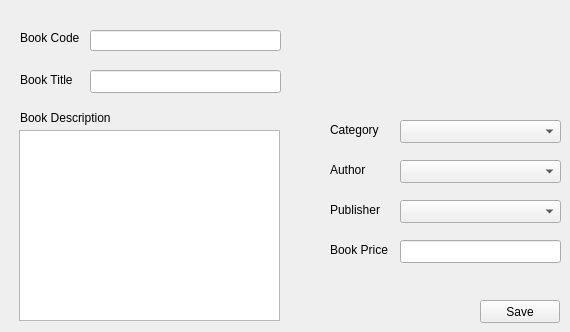
      <widget class="QWidget" name="tab_5">
       <attribute name="title">
        <string>Add New Book</string>
       </attribute>
       <widget class="QLineEdit" name="lineEdit_2">
        <property name="geometry">
         <rect>
          <x>90</x>
          <y>30</y>
          <width>191</width>
          <height>21</height>
         </rect>
        </property>
       </widget>
       <widget class="QLineEdit" name="lineEdit_3">
        <property name="geometry">
         <rect>
          <x>90</x>
          <y>70</y>
          <width>191</width>
          <height>23</height>
         </rect>
        </property>
       </widget>
       <widget class="QTextEdit" name="textEdit">
        <property name="geometry">
         <rect>
          <x>19</x>
          <y>130</y>
          <width>261</width>
          <height>191</height>
         </rect>
        </property>
       </widget>
       <widget class="QLabel" name="label_3">
        <property name="geometry">
         <rect>
          <x>20</x>
          <y>30</y>
          <width>71</width>
          <height>16</height>
         </rect>
        </property>
        <property name="text">
         <string>Book Code </string>
        </property>
       </widget>
       <widget class="QLabel" name="label_4">
        <property name="geometry">
         <rect>
          <x>20</x>
          <y>70</y>
          <width>71</width>
          <height>20</height>
         </rect>
        </property>
        <property name="text">
         <string>Book Title </string>
        </property>
       </widget>
       <widget class="QComboBox" name="comboBox_3">
        <property name="geometry">
         <rect>
          <x>400</x>
          <y>120</y>
          <width>161</width>
          <height>23</height>
         </rect>
        </property>
       </widget>
       <widget class="QComboBox" name="comboBox_4">
        <property name="geometry">
         <rect>
          <x>400</x>
          <y>160</y>
          <width>161</width>
          <height>23</height>
         </rect>
        </property>
       </widget>
       <widget class="QComboBox" name="comboBox_5">
        <property name="geometry">
         <rect>
          <x>400</x>
          <y>200</y>
          <width>161</width>
          <height>23</height>
         </rect>
        </property>
       </widget>
       <widget class="QLineEdit" name="lineEdit_4">
        <property name="geometry">
         <rect>
          <x>400</x>
          <y>240</y>
          <width>161</width>
          <height>23</height>
         </rect>
        </property>
       </widget>
       <widget class="QLabel" name="label_5">
        <property name="geometry">
         <rect>
          <x>330</x>
          <y>120</y>
          <width>71</width>
          <height>20</height>
         </rect>
        </property>
        <property name="text">
         <string>Category </string>
        </property>
       </widget>
       <widget class="QLabel" name="label_6">
        <property name="geometry">
         <rect>
          <x>330</x>
          <y>160</y>
          <width>71</width>
          <height>20</height>
         </rect>
        </property>
        <property name="text">
         <string>Author </string>
        </property>
       </widget>
       <widget class="QLabel" name="label_7">
        <property name="geometry">
         <rect>
          <x>330</x>
          <y>200</y>
          <width>71</width>
          <height>20</height>
         </rect>
        </property>
        <property name="text">
         <string>Publisher</string>
        </property>
       </widget>
       <widget class="QLabel" name="label_8">
        <property name="geometry">
         <rect>
          <x>330</x>
          <y>240</y>
          <width>71</width>
          <height>20</height>
         </rect>
        </property>
        <property name="text">
         <string>Book Price</string>
        </property>
       </widget>
       <widget class="QPushButton" name="pushButton_7">
        <property name="geometry">
         <rect>
          <x>480</x>
          <y>300</y>
          <width>80</width>
          <height>23</height>
         </rect>
        </property>
        <property name="text">
         <string>Save</string>
        </property>
       </widget>
       <widget class="QLabel" name="label_30">
        <property name="geometry">
         <rect>
          <x>20</x>
          <y>110</y>
          <width>131</width>
          <height>16</height>
         </rect>
        </property>
        <property name="text">
         <string>Book Description</string>
        </property>
       </widget>
      </widget>
